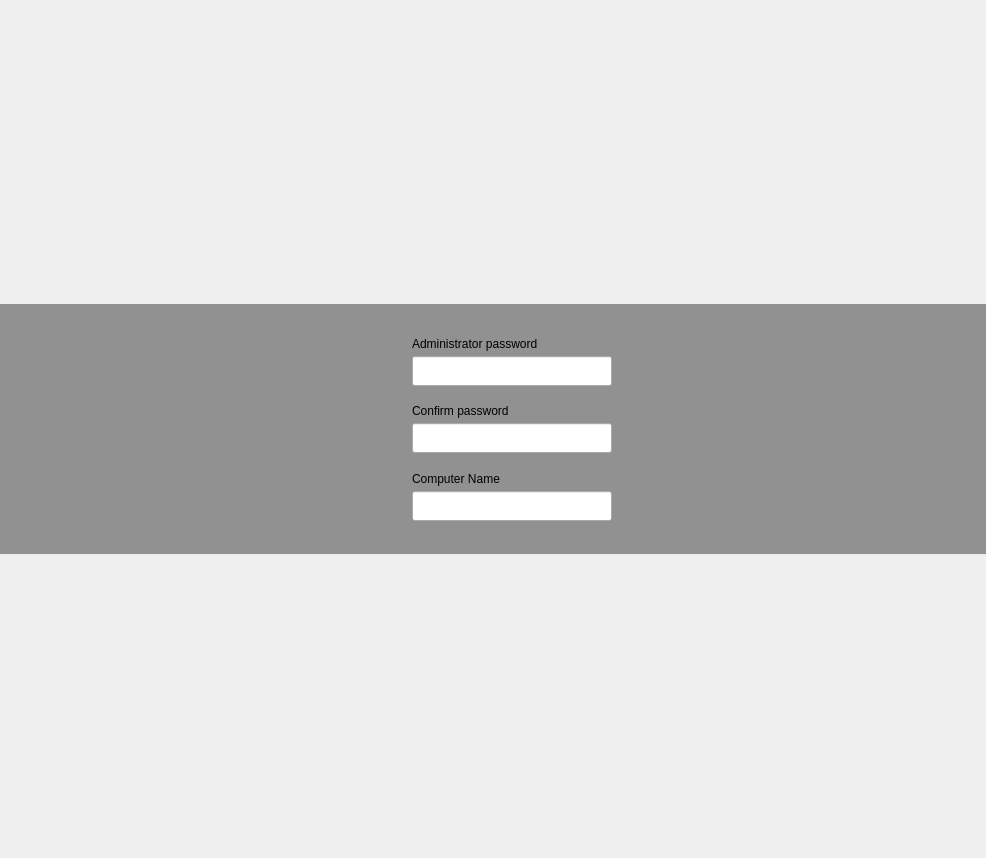
<?xml version="1.0" encoding="UTF-8"?>
<ui version="4.0">
 <class>RootPassWidget</class>
 <widget class="QWidget" name="RootPassWidget">
  <property name="geometry">
   <rect>
    <x>0</x>
    <y>0</y>
    <width>986</width>
    <height>858</height>
   </rect>
  </property>
  <property name="windowTitle">
   <string/>
  </property>
  <layout class="QGridLayout">
   <property name="margin">
    <number>0</number>
   </property>
   <item row="1" column="0" colspan="3">
    <widget class="QFrame" name="frame">
     <property name="sizePolicy">
      <sizepolicy hsizetype="Expanding" vsizetype="Preferred">
       <horstretch>0</horstretch>
       <verstretch>0</verstretch>
      </sizepolicy>
     </property>
     <property name="minimumSize">
      <size>
       <width>600</width>
       <height>250</height>
      </size>
     </property>
     <property name="maximumSize">
      <size>
       <width>16777215</width>
       <height>250</height>
      </size>
     </property>
     <property name="styleSheet">
      <string notr="true">#frame{background-color: rgba(0,0,0,100)}</string>
     </property>
     <property name="frameShape">
      <enum>QFrame::NoFrame</enum>
     </property>
     <property name="frameShadow">
      <enum>QFrame::Raised</enum>
     </property>
     <layout class="QHBoxLayout" name="horizontalLayout_2">
      <property name="spacing">
       <number>30</number>
      </property>
      <property name="leftMargin">
       <number>0</number>
      </property>
      <property name="topMargin">
       <number>20</number>
      </property>
      <property name="rightMargin">
       <number>0</number>
      </property>
      <property name="bottomMargin">
       <number>20</number>
      </property>
      <item>
       <spacer name="horizontalSpacer">
        <property name="orientation">
         <enum>Qt::Horizontal</enum>
        </property>
        <property name="sizeHint" stdset="0">
         <size>
          <width>40</width>
          <height>20</height>
         </size>
        </property>
       </spacer>
      </item>
      <item>
       <widget class="QLabel" name="pix">
        <property name="sizePolicy">
         <sizepolicy hsizetype="Fixed" vsizetype="Preferred">
          <horstretch>0</horstretch>
          <verstretch>0</verstretch>
         </sizepolicy>
        </property>
        <property name="text">
         <string/>
        </property>
        <property name="pixmap">
         <pixmap>:/gui/pics/meeting-participant-big.png</pixmap>
        </property>
        <property name="alignment">
         <set>Qt::AlignCenter</set>
        </property>
        <property name="wordWrap">
         <bool>false</bool>
        </property>
       </widget>
      </item>
      <item>
       <widget class="QFrame" name="groupBox">
        <property name="sizePolicy">
         <sizepolicy hsizetype="Fixed" vsizetype="Preferred">
          <horstretch>0</horstretch>
          <verstretch>0</verstretch>
         </sizepolicy>
        </property>
        <property name="frameShape">
         <enum>QFrame::NoFrame</enum>
        </property>
        <property name="frameShadow">
         <enum>QFrame::Raised</enum>
        </property>
        <layout class="QVBoxLayout" name="verticalLayout_2">
         <property name="spacing">
          <number>5</number>
         </property>
         <property name="margin">
          <number>0</number>
         </property>
         <item>
          <spacer name="verticalSpacer_3">
           <property name="orientation">
            <enum>Qt::Vertical</enum>
           </property>
           <property name="sizeHint" stdset="0">
            <size>
             <width>20</width>
             <height>40</height>
            </size>
           </property>
          </spacer>
         </item>
         <item>
          <widget class="QLabel" name="textLabel3">
           <property name="text">
            <string>Administrator password</string>
           </property>
           <property name="wordWrap">
            <bool>false</bool>
           </property>
           <property name="indent">
            <number>0</number>
           </property>
          </widget>
         </item>
         <item>
          <widget class="QLineEdit" name="pass1">
           <property name="minimumSize">
            <size>
             <width>200</width>
             <height>30</height>
            </size>
           </property>
           <property name="maximumSize">
            <size>
             <width>200</width>
             <height>30</height>
            </size>
           </property>
           <property name="styleSheet">
            <string notr="true"/>
           </property>
           <property name="inputMask">
            <string/>
           </property>
           <property name="echoMode">
            <enum>QLineEdit::Password</enum>
           </property>
          </widget>
         </item>
         <item>
          <spacer name="verticalSpacer">
           <property name="orientation">
            <enum>Qt::Vertical</enum>
           </property>
           <property name="sizeHint" stdset="0">
            <size>
             <width>20</width>
             <height>40</height>
            </size>
           </property>
          </spacer>
         </item>
         <item>
          <widget class="QLabel" name="textLabel3_2">
           <property name="text">
            <string>Confirm password</string>
           </property>
           <property name="wordWrap">
            <bool>false</bool>
           </property>
           <property name="indent">
            <number>0</number>
           </property>
          </widget>
         </item>
         <item>
          <widget class="QLineEdit" name="pass2">
           <property name="minimumSize">
            <size>
             <width>200</width>
             <height>30</height>
            </size>
           </property>
           <property name="maximumSize">
            <size>
             <width>200</width>
             <height>30</height>
            </size>
           </property>
           <property name="styleSheet">
            <string notr="true"/>
           </property>
           <property name="inputMask">
            <string/>
           </property>
           <property name="echoMode">
            <enum>QLineEdit::Password</enum>
           </property>
          </widget>
         </item>
         <item>
          <spacer name="verticalSpacer_2">
           <property name="orientation">
            <enum>Qt::Vertical</enum>
           </property>
           <property name="sizeHint" stdset="0">
            <size>
             <width>20</width>
             <height>40</height>
            </size>
           </property>
          </spacer>
         </item>
         <item>
          <widget class="QLabel" name="textLabel1_2">
           <property name="text">
            <string>Computer Name</string>
           </property>
           <property name="wordWrap">
            <bool>false</bool>
           </property>
          </widget>
         </item>
         <item>
          <widget class="QLineEdit" name="hostname">
           <property name="minimumSize">
            <size>
             <width>200</width>
             <height>30</height>
            </size>
           </property>
           <property name="maximumSize">
            <size>
             <width>200</width>
             <height>30</height>
            </size>
           </property>
           <property name="styleSheet">
            <string notr="true"/>
           </property>
           <property name="text">
            <string/>
           </property>
          </widget>
         </item>
         <item>
          <spacer name="verticalSpacer_4">
           <property name="orientation">
            <enum>Qt::Vertical</enum>
           </property>
           <property name="sizeHint" stdset="0">
            <size>
             <width>20</width>
             <height>40</height>
            </size>
           </property>
          </spacer>
         </item>
        </layout>
       </widget>
      </item>
      <item>
       <spacer name="horizontalSpacer_2">
        <property name="orientation">
         <enum>Qt::Horizontal</enum>
        </property>
        <property name="sizeHint" stdset="0">
         <size>
          <width>40</width>
          <height>20</height>
         </size>
        </property>
       </spacer>
      </item>
     </layout>
    </widget>
   </item>
   <item row="4" column="1">
    <spacer name="spacer">
     <property name="orientation">
      <enum>Qt::Vertical</enum>
     </property>
     <property name="sizeType">
      <enum>QSizePolicy::Expanding</enum>
     </property>
     <property name="sizeHint" stdset="0">
      <size>
       <width>20</width>
       <height>30</height>
      </size>
     </property>
    </spacer>
   </item>
   <item row="0" column="1">
    <spacer>
     <property name="orientation">
      <enum>Qt::Vertical</enum>
     </property>
     <property name="sizeType">
      <enum>QSizePolicy::Expanding</enum>
     </property>
     <property name="sizeHint" stdset="0">
      <size>
       <width>20</width>
       <height>30</height>
      </size>
     </property>
    </spacer>
   </item>
  </layout>
 </widget>
 <layoutdefault spacing="6" margin="11"/>
 <pixmapfunction>qPixmapFromMimeSource</pixmapfunction>
 <resources>
  <include location="../../data.qrc"/>
 </resources>
 <connections/>
</ui>
